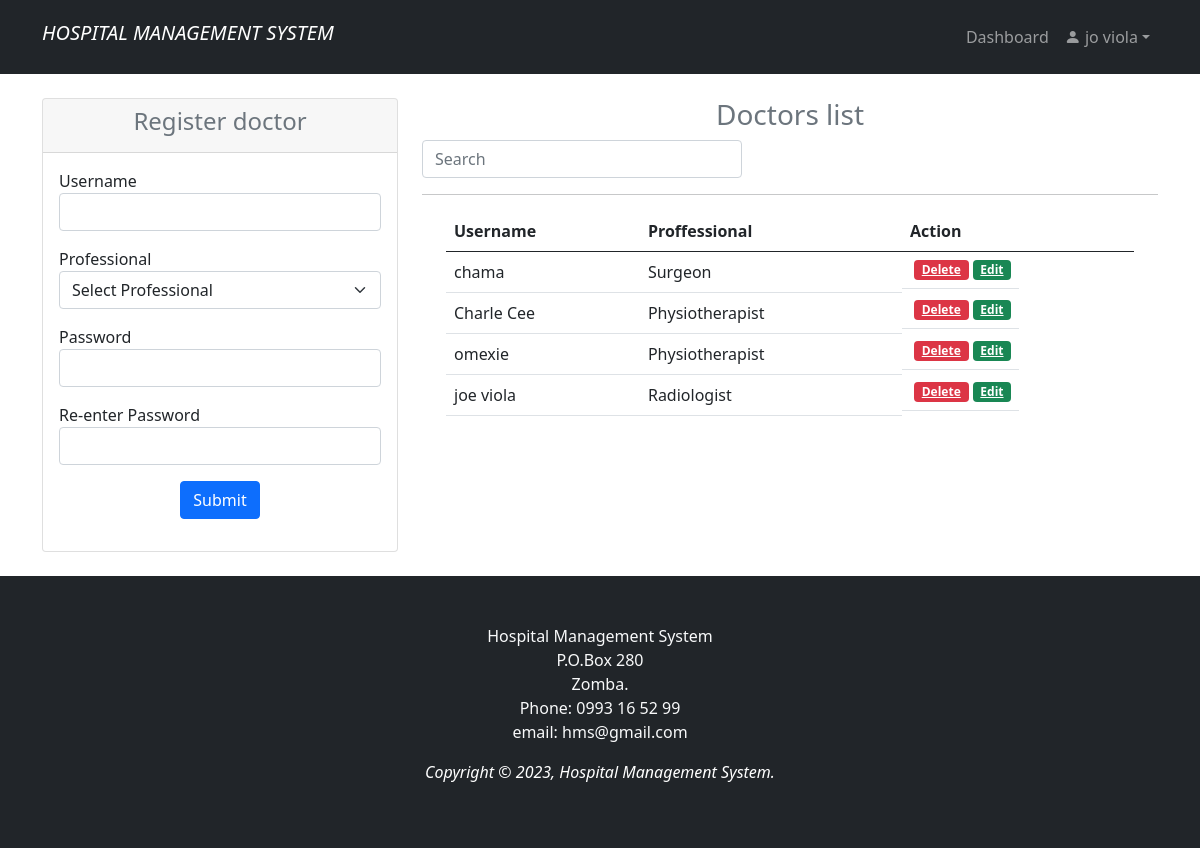
/doctor_reg.php (signed in), run on an earlier commit of the app's database.
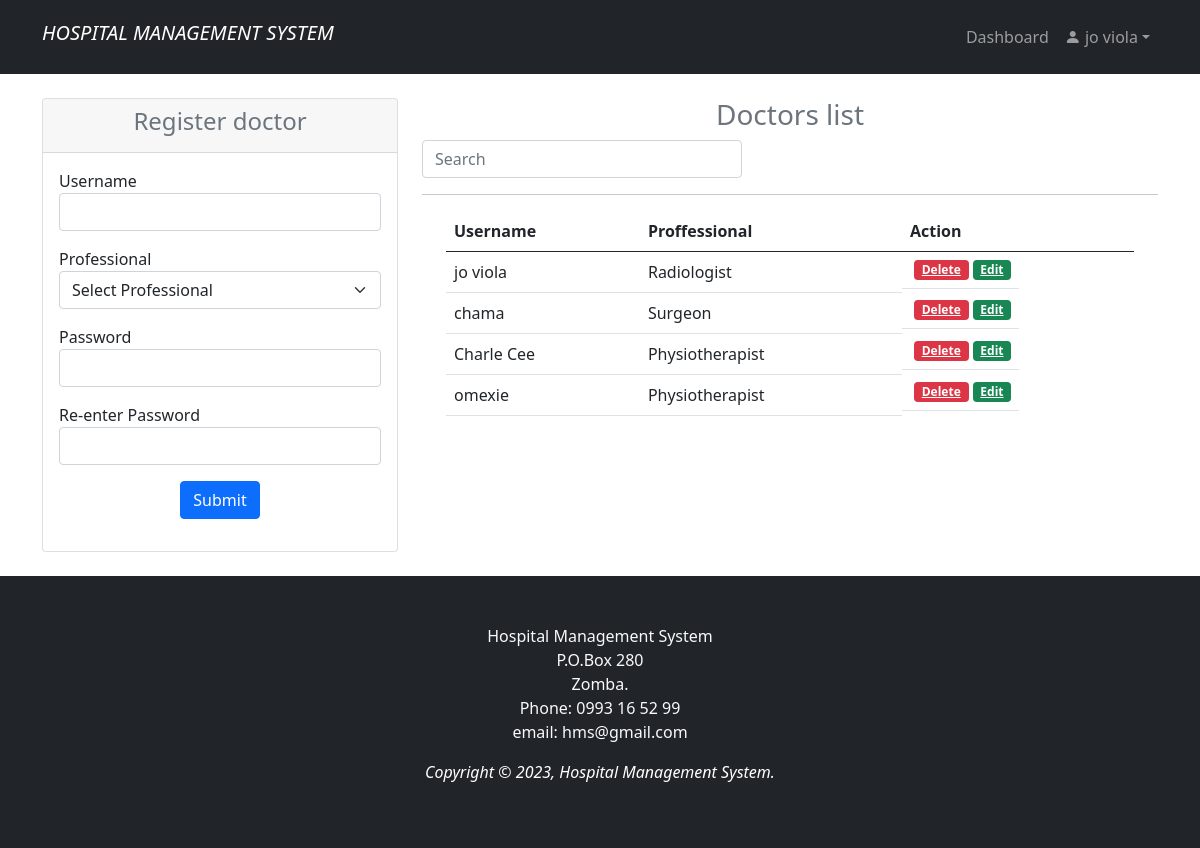
And on a later commit of the database.
### tables this page shows
CREATE TABLE `doctor` (
  `id` int(11) NOT NULL,
  `uname` varchar(100) NOT NULL,
  `prof` varchar(100) NOT NULL,
  `pwd` varchar(100) NOT NULL
);

### doctor_reg.php (the view, shortened to what the changed rows need)
<?php
    include 'doctor_regdb.php';
    if (isset($_SESSION['id']) && isset($_SESSION['uname'])){
?>
<!doctype html>
<html lang="en">
    <head>
        <link rel="stylesheet" href="https://cdn.jsdelivr.net/npm/bootstrap-icons@1.3.0/font/bootstrap-icons.css">
        <link rel="stylesheet" href="style.css"/>
        <link rel="stylesheet" href="bootstrap-5.0.0/css/bootstrap.min.css"/>
    </head>
    <body>
     <?php
            include "anavbar.php";
        ?>
<section class="p-4 bg-white">
        <div class="container">
            <div class="row">
                <div class="col-md-8">
                <?php
                    $sql = "SELECT * FROM doctor ORDER BY id DESC";
                    $result = $mysqli->query($sql);
                ?>
                <div class="container" style="overflow:auto">
                            <table class="table table-hover">
                                <thead>
                                    <tr>
                                        <th>Username</th>
                                        <th>Proffessional</th>
                                        <th>Action</th>
                                    </tr>
                                </thead>
                                <tbody id = "myTable">
                                <?php while($row = $result->fetch_assoc()) { ?>
                                <tr>
                                    <td><?= $row['uname']; ?></td>
                                    <td><?= $row['prof']; ?></td>
                                    <td class="btn-group btn-group-justified">
                                         <a href="doctor_regdb.php?delete=<?php echo $row['id']; ?>" class="badge bg-danger mx-1"
                                         onclick="return confirm('This will be deleted completely?');">Delete</a>
                                        <a href="doctor_reg.php?edit=<?php echo $row['id']; ?>" class="badge bg-success">Edit</a>
                                    </td>
                                </tr>
                            <?php }?>
                            </tbody>
                        </table>
            </div>
         </div>
    </section>
        <?php
            include "footer.php";
        ?>
    </body>
</html>
<?php
    }else {
        header("Location: home.php");
        exit();
    }
?>

What changed in the data, as far as the page shows it:
removed doctor: uname "joe viola", prof "Radiologist"
added doctor: uname "jo viola", prof "Radiologist"
